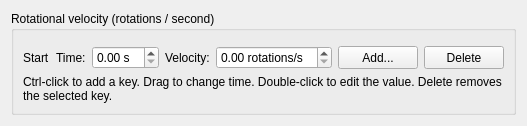
        <widget class="QWidget" name="rotationVisualPage"><layout class="QVBoxLayout" name="rotationVisualPageLayout">
         <item><widget class="QGroupBox" name="rotationVisualGroup"><property name="title"><string>Rotational velocity (rotations / second)</string></property><layout class="QVBoxLayout" name="rotationVisualGroupLayout">
          <item><widget class="EmitterKeyframeBar" name="rotationGraphBar"><property name="scalarMode" stdset="0"><bool>true</bool></property><property name="accessibleName"><string>Rotational velocity (rotations / second) keyframe timeline</string></property></widget></item>
          <item><layout class="QHBoxLayout" name="rotationSelectedKeyLayout">
           <item><widget class="QLabel" name="rotationKeySelectionLabel"><property name="text"><string>Start</string></property><property name="sizePolicy"><sizepolicy hsizetype="Maximum" vsizetype="Preferred"><horstretch>0</horstretch><verstretch>0</verstretch></sizepolicy></property></widget></item>
           <item><widget class="QLabel" name="rotationKeyTimeLabel"><property name="text"><string>Time:</string></property><property name="sizePolicy"><sizepolicy hsizetype="Maximum" vsizetype="Preferred"><horstretch>0</horstretch><verstretch>0</verstretch></sizepolicy></property></widget></item><item><widget class="QDoubleSpinBox" name="rotationKeyTimeSpin"><property name="maximumSize"><size><width>210</width><height>16777215</height></size></property><property name="suffix"><string> s</string></property></widget></item>
           <item><widget class="QLabel" name="rotationKeyValueLabel"><property name="text"><string>Velocity:</string></property><property name="sizePolicy"><sizepolicy hsizetype="Maximum" vsizetype="Preferred"><horstretch>0</horstretch><verstretch>0</verstretch></sizepolicy></property></widget></item><item><widget class="QDoubleSpinBox" name="rotationKeyValueSpin"><property name="maximumSize"><size><width>210</width><height>16777215</height></size></property><property name="suffix"><string> rotations/s</string></property></widget></item>
           <item><spacer name="rotationSelectedKeySpacer"><property name="orientation"><enum>Qt::Horizontal</enum></property><property name="sizeHint" stdset="0"><size><width>0</width><height>0</height></size></property></spacer></item>
           <item><widget class="QPushButton" name="rotationVisualAddButton"><property name="text"><string>Add...</string></property><property name="sizePolicy"><sizepolicy hsizetype="Maximum" vsizetype="Preferred"><horstretch>0</horstretch><verstretch>0</verstretch></sizepolicy></property></widget></item><item><widget class="QPushButton" name="rotationVisualRemoveButton"><property name="text"><string>Delete</string></property><property name="sizePolicy"><sizepolicy hsizetype="Maximum" vsizetype="Preferred"><horstretch>0</horstretch><verstretch>0</verstretch></sizepolicy></property></widget></item>
          </layout></item>
          <item><widget class="QLabel" name="rotationGraphHelpLabel"><property name="text"><string>Ctrl-click to add a key. Drag to change time. Double-click to edit the value. Delete removes the selected key.</string></property><property name="wordWrap"><bool>true</bool></property></widget></item>
         </layout></widget></item>
        </layout></widget>
